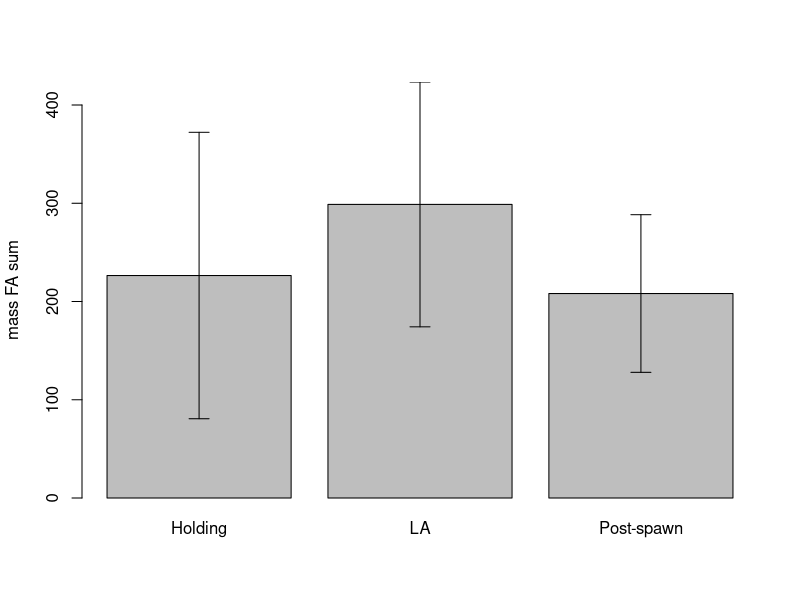
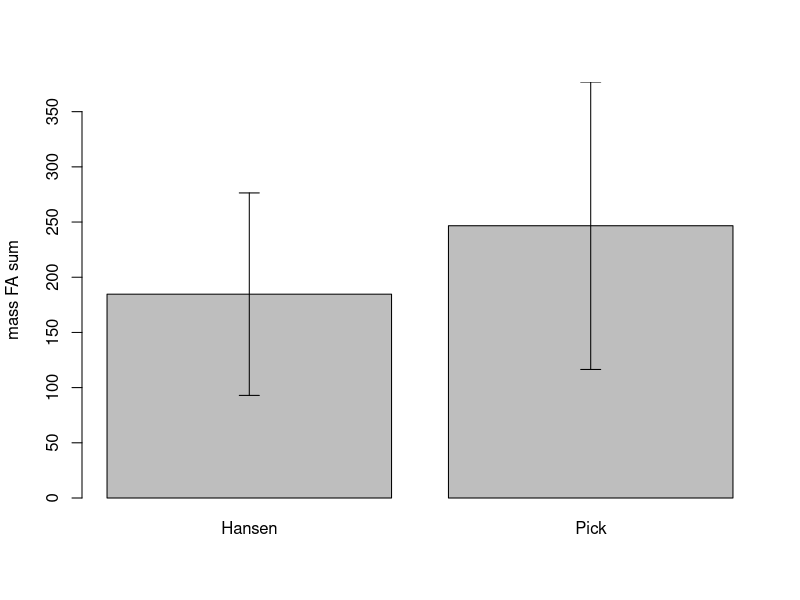
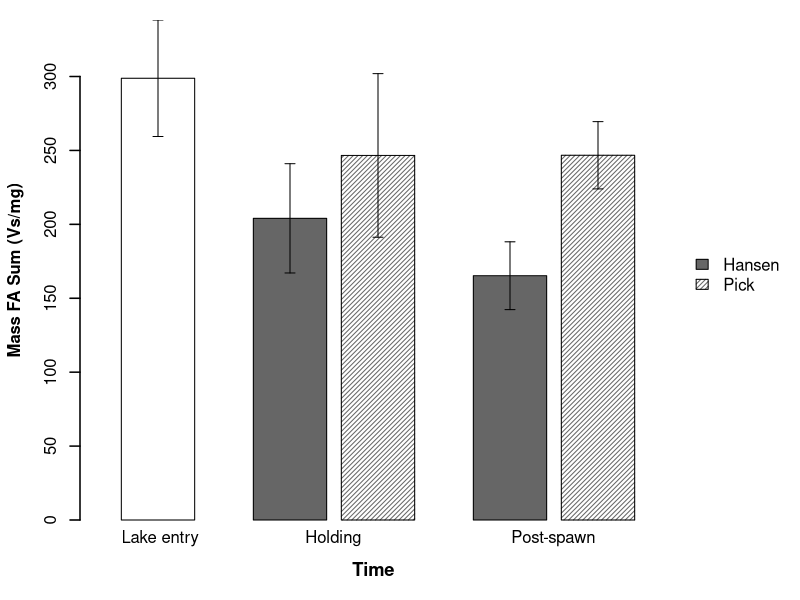

Write the R code that produced these figures, in order.
#change this path so that it points to the folder "j_lee_stats_2015" on your computer
setwd("C:/Users/Mike/git/j_lee_stats_2015")
setwd("/home/mike/git/alaska_salmon_stats")

#run all of this
mass <- read.csv('massFAsum.csv')
mass$Stream <- as.vector(mass$Stream)
mass[mass=='na'] <- NA
mass$Stream <- factor(mass$Stream)

error.bars <- function(x, y, upper, lower=upper, cap.length=0.1, horiz=F,...){
    if(length(x) != length(y) | length(y) !=length(lower) | length(lower) != length(upper))
        stop("One or more vectors is not the same length")

    if(horiz==F) {
        arrows(x,y+upper, x, y-lower, angle=90, code=3, length=cap.length, ...)
    } else if (horiz==T) {
        arrows(x+upper,y, x-lower, y, angle=90, code=3, length=cap.length, ...)
    }
}

#run this section to see a plot of mass by timepoint
#(make sure the plot window is big enough to see labels)
means <- tapply(mass$Mass.FA.sum, mass$TimePt, mean)
sds <- tapply(mass$Mass.FA.sum, mass$TimePt, sd)
mids <- barplot(means, ylim=c(0, max(means+sds)), ylab='mass FA sum')
error.bars(mids, means, sds)

#run this section to see a plot of mass by stream
#(make sure the plot window is big enough to see labels)
means1 <- tapply(mass$Mass.FA.sum, mass$Stream, mean, na.rm=TRUE)
sds1 <- tapply(mass$Mass.FA.sum, mass$Stream, sd, na.rm=TRUE)
mids1 <- barplot(means1, ylim=c(0, max(means1+sds1)), ylab='mass FA sum')
error.bars(mids1, means1, sds1)

#run this section to see a plot of mass by timepoint*stream
#(make sure the plot window is big enough to see labels)
sites <- as.vector(mass$Stream)
sites[is.na(sites)] <- 'Entry'
sites <- factor(sites)

pdf('massFAsum.pdf', width=6, height=5)
defpar <- par(mar=c(4,4,1,0))
means2 <-aggregate(mass$Mass.FA.sum, list(mass$TimePt, sites), mean)
SEs2 <- aggregate(mass$Mass.FA.sum, list(mass$TimePt, sites),
                  function(i) sd(i)/sqrt(length(i)))
mids2 <- barplot(means2[,3][c(1,2,4,3,5)], ylim=c(0, max(means2[,3]+SEs2[,3])),
     # names.arg=paste(means2[,1], means2[,2]),
     ylab='', xlim=c(0,10),
     names.arg='', space=c(.2,.8,.2,.8,.2),
     density=c(-1,-1,30,-1,30), legend.text=c('','Hansen','Pick'),
     width=1.1, col=c('white',rep('gray40',4)), lwd=1.5,
     args.legend=list(x=10.2, y=200, bty='n',
                      border=c('white','black','black')))
error.bars(mids2, means2[,3][c(1,2,4,3,5)], SEs2[,3][c(1,2,4,3,5)],
           cap.length=.05)
axis(1, at=c(.8,3.4,6.7), labels=c('Lake entry', 'Holding', 'Post-spawn'),
     tick=FALSE, line=NA, padj=-1)
mtext('Time', 1, line=2, font=2, cex=1.1, at=4)
mtext('Mass FA Sum (Vs/mg)', 2, line=2.8, font=2, cex=1)
par(defpar)
dev.off()

#does time alone affect mass?
mod1 <- lm(Mass.FA.sum ~ TimePt, data=mass)
anova(mod1) #no, p=0.1516; F=1.9679; df=2,45

#does stream alone affect mass?
mod2 <- lm(Mass.FA.sum ~ Stream, data=mass)
anova(mod2) #no, p=0.1018; F=2.8193; df=1,36

#does sex alone affect mass?
mod3 <- lm(Mass.FA.sum ~ Sex, data=mass)
anova(mod3) #no, p=0.8678; F=0.028; df=1,46

#what about stream and time?
mod4 <- lm(Mass.FA.sum ~ Stream + TimePt, data=mass)
anova(mod4) #no, let me know if want p/F/df values for this

#stream and sex?
mod5 <- lm(Mass.FA.sum ~ Stream + Sex, data=mass)
anova(mod5) #no, let me know if want p/F/df values for this

#sex and time?
mod6 <- lm(Mass.FA.sum ~ TimePt + Sex, data=mass)
anova(mod6) #no, let me know if want p/F/df values for this

#all three?
mod7 <- lm(Mass.FA.sum ~ ., data=mass)
anova(mod7) #no, let me know if want p/F/df values for this

#testing for interactions:
modx <- lm(Mass.FA.sum ~ Stream * Sex, data=mass) #stream + sex + interaction
anova(modx)
modx <- lm(Mass.FA.sum ~ Stream * TimePt, data=mass) #stream + time + interaction
anova(modx)
modx <- lm(Mass.FA.sum ~ Sex * TimePt, data=mass) #sex + time + interaction
anova(modx)
modx <- lm(Mass.FA.sum ~ . * ., data=mass) #everything plus interactions
anova(modx)

#non significant across the board. let me know if you want p/F/df for any of these
